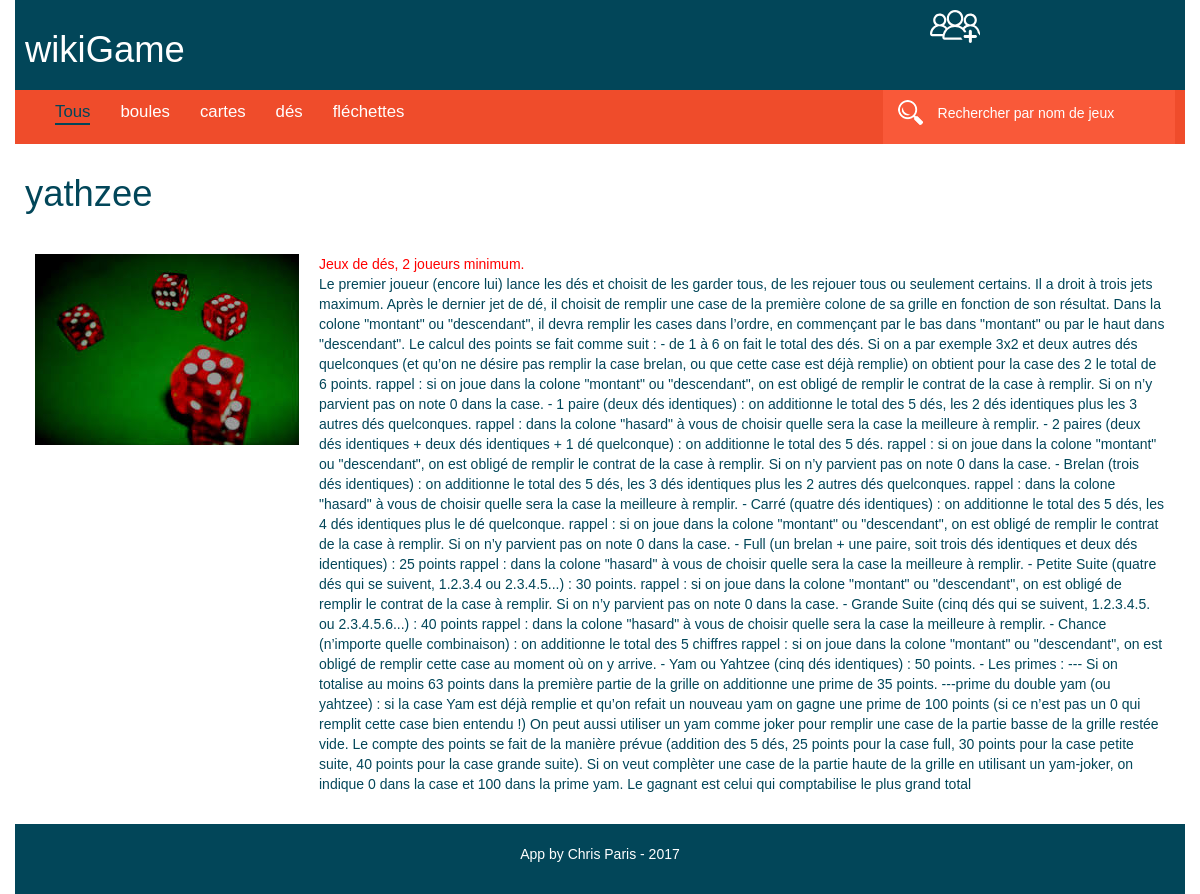
The app's page /templates/fiche.php?id=1 with its own data.
### tables this page shows
CREATE TABLE IF NOT EXISTS jeux (
  id int(11) NOT NULL AUTO_INCREMENT,
  nom varchar(255) NOT NULL,
  regle text NOT NULL,
  nbr_joueur int(2) DEFAULT NULL,
  image varchar(50) NOT NULL,
  id_type int(2) NOT NULL,
  date_creation datetime NOT NULL DEFAULT CURRENT_TIMESTAMP,
  id_uploader int(11) NOT NULL,
  PRIMARY KEY (id),
  UNIQUE KEY nom (nom)
);

CREATE TABLE IF NOT EXISTS genre (
  id int(10) UNSIGNED NOT NULL AUTO_INCREMENT,
  type varchar(25) NOT NULL,
  PRIMARY KEY (id),
  UNIQUE KEY type (type)
);

### libs/functions.php (called while the page is built, shortened)
<?php
function listGame() {
		global $db;
		$sql = 'SELECT * FROM jeux INNER JOIN genre ON genre.id = jeux.id_type';
		$request = $db->query($sql);
		return $request->fetchall();
	}
?>

### templates/fiche.php (the view)
<?php
$url = $_SERVER['DOCUMENT_ROOT'] . '/WikiGame/';
include($url . 'templates/header.php'); ?>
<section id="fiche">
<?php
	foreach (listGame() as $key => $value) {
		if ($_GET['id'] == $key) { ?>
			<h1><?= $value['nom']; ?></h1>
			<div id="content-fiche">
				<div id="image-fiche">
					<img src="/WikiGame/images/<?= $value['image']; ?>" alt="<?= $value['nom']; ?>" />
				</div>
				<div id="text-fiche">
					<span><?= "Jeux de " . $value['type'] . ", " . $value['nbr_joueur'] . " joueurs minimum."; ?></span><br />
					<p><?= $value['regle']; ?></p>
				</div>
			</div>
		<?php }
	}
?>
</section>
<?php include ($url . 'templates/footer.php'); ?>

### css/style.css (style rules this page uses)
* { margin: 0; padding: 0; font-family: sans-serif; font-size: 1em; list-style-type: none; text-decoration: none; outline: none; }
h1 { font-size: 2.6em; color: #FFFFFF; padding: 10px; }
span { color: red; }
#fiche { width: 100%; color: #024659; display: }
#fiche h1 { color: #024659 }
#fiche div { padding: 10px; }
#content-fiche { display: flex; }
#image-fiche { max-width: 500px; }

### records on screen
jeux: nom "yathzee", image (picture), genre.type "dés", nbr_joueur "2", regle "Le premier joueur (encore lui) lance les dés et choisit de les garder tous, de les rejouer tous ou seulement certains. Il a droit à trois jets maximum. Après le dernier jet de dé, il choisit de remplir une case de la première colone de sa grille en fonction de son résultat. Dans la colone \"montant\" ou \"descendant\", il devra remplir les cases dans l’ordre, en commençant par le bas dans \"montant\" ou par le haut dans \"descendant\". Le calcul des points se fait comme suit : - de 1 à 6 on fait le total des dés. Si on a par exemple 3x2 et deux autres dés quelconques (et qu’on ne désire pas remplir la case brelan, ou que cette case est déjà remplie) on obtient pour la case des 2 le total de 6…"

### other values on screen
$value "boules"
$value "cartes"
$value "dés"
$value "fléchettes"
